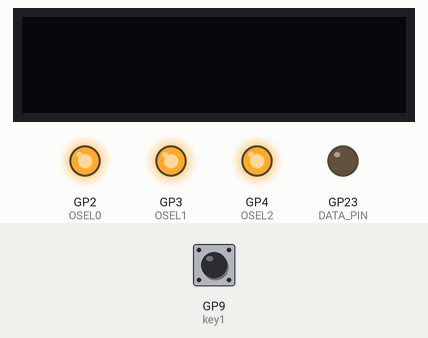
Simulated run of this sketch. Board: Raspberry Pi Pico. On the bench: 128×32 one-colour display, output pins drawn as LEDs (lit = HIGH). Dashed ring = blinking. Inputs (shaded band) come from the test bench; at power-on: GP9 (key1) HIGH. The display library's start-up logo is not drawn; pins used as bus, display or sensor lines are not drawn; what the sketch prints to the serial monitor is not drawn.

Above: at 1.8 s.
1.9 s: GP9 (key1) pulled LOW for 0.15 s
At 8.02 s:
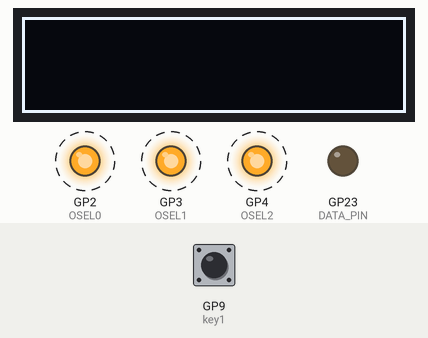
Timing chart, 0 to 16.9 s (numbered marks = the images above; inputs shaded):
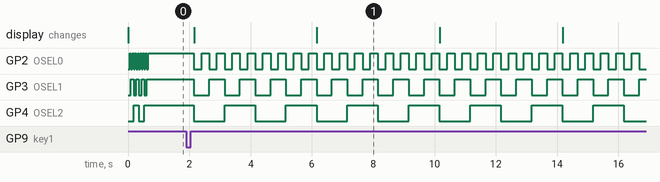

Measured:
- after the input at 1.9 s, GP2 (OSEL0): alternates HIGH for 0.25 s and LOW for 0.25 s, starting after 0.25 s; GP3 (OSEL1): alternates HIGH for 0.50 s and LOW for 0.50 s, starting after 0.25 s; GP4 (OSEL2): alternates HIGH for 1.0 s and LOW for 1.0 s, starting after 0.25 s; the display: first changes after 0.26 s (image 1 shows a later state)

The sketch:

ACVC_16OLED_20241028.ino
```cpp
/*
開發板： Arduino UNO
日期： 2024-10-28
程式設計： 李進衛
研發部門： 生技課
程式架構： 狀態機
硬體設定
使用2個74LVC138A連接16個128*32的SSD1306 OLED
pin 2 連接74LVC138A 的S0 在程式中命名為OSEL0
pin 3 連接74LVC138A 的S1 在程式中命名為OSEL1
pin 4 連接74LVC138A 的S2 在程式中命名為OSEL2
pin 5 連接74LVC138A 1 的第4 pin 在程式中命名為OEN_1 這一支pin是display 1 的 chip select
pin 6 連接74LVC138A 2 的第4 pin 在程式中命名為OEN_2 這一支pin是display 2 的 chip select
pin 7 連接OLED的RESET pin  在程式中命名為nORST
pin 8 連接OLED的data/command pin  在程式中命名為OD_C
pin 9 連接一個Tact switch  在程式中命名為key1
SPI ：
MOSI： pin 11
CLOCK ： pin 13
函數庫：Adafruit_SSD1306.h
當按下key16個OLED 由0~15間隔250ms顯示填滿畫素一直到全部顯示完成停止等待key再次按下，當第二次按下開關OLED清除，再依序0~15 在畫素的最外圍顯示
方框如此反覆動作

狀態機架構的步驟：

狀態劃分
1. 等待按鍵狀態（WAIT_FOR_KEY_PRESS）：等待按鍵被按下，然後進入顯示更新的狀態。
2. 顯示填滿畫面狀態（DISPLAY_FILL）：依序顯示 OLED 填滿畫面。
3. 顯示邊框狀態（DISPLAY_BORDER）：依序顯示 OLED 邊框。
4. 等待間隔狀態（WAIT_INTERVAL）：用於處理每個 OLED 之間的顯示間隔。
狀態機架構程式
主要修改部分：
1. State 狀態機：程式的不同階段對應到不同的狀態，這樣能清楚管理行為邏輯。
2. switch-case 控制流程：根據當前的狀態決定要執行哪種操作，例如等待按鍵、顯示畫面等。
3. 等待間隔（WAIT_INTERVAL）：在顯示 OLED 間隔期間等待，這樣可以避免一次性顯示所有的畫面。
4. 按鍵處理邏輯：當按鍵被按下時進入顯示狀態，依照狀態來顯示不同的內容（填滿或邊框）。
這種狀態機的架構使得邏輯更容易擴展和管理。可以進一步添加更多狀態或切換顯示效果。

*/

#include <Adafruit_GFX.h>
#include <Adafruit_SSD1306.h>
//#include <Adafruit_NeoPixel.h>
#include <FastLED.h>

// 定義 OLED 尺寸和數量
#define SCREEN_WIDTH 128
#define SCREEN_HEIGHT 32
//#define OLED_RESET -1 // 未使用硬體重置引腳
#define nORST 7
#define OD_C 8
// 定義74LVC138A的選擇引腳
#define OSEL0 2
#define OSEL1 3
#define OSEL2 4
#define OEN_1 5
#define OEN_2 6
// 定義LED引腳
#define LED_PIN 13 //25 Raspberry  pi pico

// 定義按鍵引腳
#define key1 9
/*
Adafruit_SSD1306 display[NUM_OLEDS] = {
  Adafruit_SSD1306(SCREEN_WIDTH, SCREEN_HEIGHT, &SPI, OD_C, nORST,  -1),
  Adafruit_SSD1306(SCREEN_WIDTH, SCREEN_HEIGHT, &SPI, OD_C, nORST,  -1),
  Adafruit_SSD1306(SCREEN_WIDTH, SCREEN_HEIGHT, &SPI, OD_C, nORST,  -1),
  Adafruit_SSD1306(SCREEN_WIDTH, SCREEN_HEIGHT, &SPI, OD_C, nORST,  -1),
  Adafruit_SSD1306(SCREEN_WIDTH, SCREEN_HEIGHT, &SPI, OD_C, nORST,  -1),
  Adafruit_SSD1306(SCREEN_WIDTH, SCREEN_HEIGHT, &SPI, OD_C, nORST,  -1),
  Adafruit_SSD1306(SCREEN_WIDTH, SCREEN_HEIGHT, &SPI, OD_C, nORST,  -1),
  Adafruit_SSD1306(SCREEN_WIDTH, SCREEN_HEIGHT, &SPI, OD_C, nORST,  -1),
  Adafruit_SSD1306(SCREEN_WIDTH, SCREEN_HEIGHT, &SPI, OD_C, nORST,  -1),
  Adafruit_SSD1306(SCREEN_WIDTH, SCREEN_HEIGHT, &SPI, OD_C, nORST,  -1),
  Adafruit_SSD1306(SCREEN_WIDTH, SCREEN_HEIGHT, &SPI, OD_C, nORST,  -1),
  Adafruit_SSD1306(SCREEN_WIDTH, SCREEN_HEIGHT, &SPI, OD_C, nORST,  -1),
  Adafruit_SSD1306(SCREEN_WIDTH, SCREEN_HEIGHT, &SPI, OD_C, nORST,  -1),
  Adafruit_SSD1306(SCREEN_WIDTH, SCREEN_HEIGHT, &SPI, OD_C, nORST,  -1),
  Adafruit_SSD1306(SCREEN_WIDTH, SCREEN_HEIGHT, &SPI, OD_C, nORST,  -1),
  Adafruit_SSD1306(SCREEN_WIDTH, SCREEN_HEIGHT, &SPI, OD_C, nORST,  -1),
  // 重複直到16個物件
}; */
// 定義OLED diaaplay物件，Reset 和 CS 不定義有外部使用者自行控制 使用軟體SPI
Adafruit_SSD1306 display(SCREEN_WIDTH, SCREEN_HEIGHT, 11 /*&SPI*/,13 /*CLK*/, 8/*DC*/, -1 /*OLED_RESET*/, -1/*OLED_CS0*/);


// 狀態機的狀態
enum State { WAIT_FOR_KEY_PRESS, DISPLAY_FILL, DISPLAY_BORDER, WAIT_INTERVAL };
State state = WAIT_FOR_KEY_PRESS;

int currentOLED = 0;
bool keyPressed = false;
unsigned long lastUpdateTime = 0;
unsigned long interval = 250; // 每個 OLED 間隔 50ms
// LED 閃爍變數
unsigned long ledLastToggleTime = 0;
bool ledState = false;
const unsigned long ledInterval = 500; // 2Hz 閃爍，每次切換狀態間隔 500ms

// 定義WS2812全彩LED
#define NUM_LEDS 1
#define BRIGHTNESS 50   //2024/03/07 by leecw modify 60
#define DATA_PIN 23 // RP2040使用pin26 // Arduino UNO使用pin 6 by lee chin wei
//#define WS2812_PIN 23
//#define NUM_PIXELS 1
CRGB leds[NUM_LEDS];
//Adafruit_NeoPixel strip = Adafruit_NeoPixel(NUM_PIXELS, WS2812_PIN, NEO_GRB + NEO_KHZ800);
// WS2812 閃爍變數
unsigned long ws2812LastToggleTime = 0;
bool ws2812State = false;
const unsigned long ws2812Interval = 1000; // 1Hz 閃爍，每次切換狀態間隔 1000ms
//********************
// 選擇要控制的 OLED
//********************
void selectOLED(int oledIndex) {
    if (oledIndex < 8) {
    digitalWrite(OEN_1, LOW); // 啟用 74LVC138A 1
    digitalWrite(OEN_2, HIGH);
    Serial.println("74LVC138A 1 enable pin setting !!");
  } else {
    digitalWrite(OEN_1, HIGH);
    digitalWrite(OEN_2, LOW); // 啟用 74LVC138A 2
    Serial.println("74LVC138A 2 enable pin setting !!");
  }

  digitalWrite(OSEL0, oledIndex & 0x01);
  digitalWrite(OSEL1, (oledIndex >> 1) & 0x01);
  digitalWrite(OSEL2, (oledIndex >> 2) & 0x01);

}

void setup() {
  // setting serial port for debug
  Serial.begin(115200);
  Serial.println("Power On initial");
  Serial.println("ACVC_16OLED_20241028.ino");
  // 初始化引腳
  pinMode(OSEL0, OUTPUT);
  pinMode(OSEL1, OUTPUT);
  pinMode(OSEL2, OUTPUT);
  pinMode(OEN_1, OUTPUT);
  pinMode(OEN_2, OUTPUT);
  pinMode(nORST, OUTPUT);

	pinMode(key1, INPUT_PULLUP);
	pinMode(7, OUTPUT);
	pinMode(8, OUTPUT);
	pinMode(23, OUTPUT);


// 初始化 LED
  pinMode(LED_PIN, OUTPUT);
  digitalWrite(nORST, HIGH); // 初始為關閉狀態

    // 初始化 WS2812
//  strip.begin();
//  strip.show(); // 初始化所有 LED 為關閉狀態
//     FastLED.addLeds<WS2812B, DATA_PIN, GRB>(leds, NUM_LEDS);  // GRB ordering is typical


//*********************************
//***** OLED reset 獨立出來
//*********************************
digitalWrite(nORST,LOW); // 所有的 OLED reset
delay(10);               //維持10ms
digitalWrite(nORST,HIGH); // 所有的OLED reset pin 拉HI

  // 初始化 OLED 顯示

  for (int i = 0; i <16;i++)
  {
    selectOLED(i);
  	display.begin(SSD1306_SWITCHCAPVCC);
    display.display();
    display.clearDisplay();

  }

}

void loop() {
  // 處理 LED 閃爍
//  handleLEDBlink();

  // 處理 WS2812 全彩 LED 閃爍
//  handleWS2812Blink();

  switch (state) {
    case WAIT_FOR_KEY_PRESS:
      if (digitalRead(key1) == LOW && !keyPressed) {
        keyPressed = true;
        currentOLED = 0;
        lastUpdateTime = millis();
        state = DISPLAY_FILL; // 切換到填滿畫面狀態
      } else if (digitalRead(key1) == HIGH) {
        keyPressed = false;
      }
      break;

    case DISPLAY_FILL:
      if (millis() - lastUpdateTime >= interval) {
        if (currentOLED < 16) {
          lastUpdateTime = millis();
          selectOLED(currentOLED);
          display.fillScreen(SSD1306_WHITE); // 填滿畫面
          display.display();
          currentOLED++;
        } else {
          currentOLED = 0;
          state = DISPLAY_BORDER; // 填滿畫面後，切換到畫邊框狀態
        }
      }
      break;

    case DISPLAY_BORDER:
      if (millis() - lastUpdateTime >= interval) {
        if (currentOLED < 16) {
          lastUpdateTime = millis();
          selectOLED(currentOLED);
          display.clearDisplay(); // 清除畫面
          display.drawRect(0, 0, SCREEN_WIDTH, SCREEN_HEIGHT, SSD1306_WHITE); // 畫邊框
          display.display();
          currentOLED++;
        } else {
          currentOLED = 0;
          state = DISPLAY_FILL; //WAIT_FOR_KEY_PRESS; // 完成後回到等待按鍵
        }
      }
      break;

    case WAIT_INTERVAL:
      if (millis() - lastUpdateTime >= interval) {
        lastUpdateTime = millis();
        // 這個狀態不再需要 mode 判斷
      }
      break;
  }
}

// 處理 LED 以 2Hz 閃爍
void handleLEDBlink() {
  unsigned long currentMillis = millis();
  if (currentMillis - ledLastToggleTime >= ledInterval) {
    ledLastToggleTime = currentMillis;
    ledState = !ledState; // 切換 LED 狀態
    digitalWrite(LED_PIN, ledState ? HIGH : LOW);
  }
}
// 處理 WS2812 全彩 LED 以 1Hz 閃爍粉紅色
void handleWS2812Blink() {
  unsigned long currentMillis = millis();
  if (currentMillis - ws2812LastToggleTime >= ws2812Interval) {
    ws2812LastToggleTime = currentMillis;
    FastLED.setBrightness(BRIGHTNESS);

    ws2812State = !ws2812State; // 切換 WS2812 狀態
    if (ws2812State) {
//      strip.setPixelColor(0, strip.Color(255, 20, 147)); // 粉紅色 (RGB: 255, 20, 147)
        leds[1] = CRGB::White;
    } else {
//      strip.setPixelColor(0, strip.Color(0, 0, 0)); // 關閉 LED
        leds[1] = CRGB::Black;
    }
//    strip.show(); // 更新 LED 顯示
      FastLED.show();
  }
}
```
